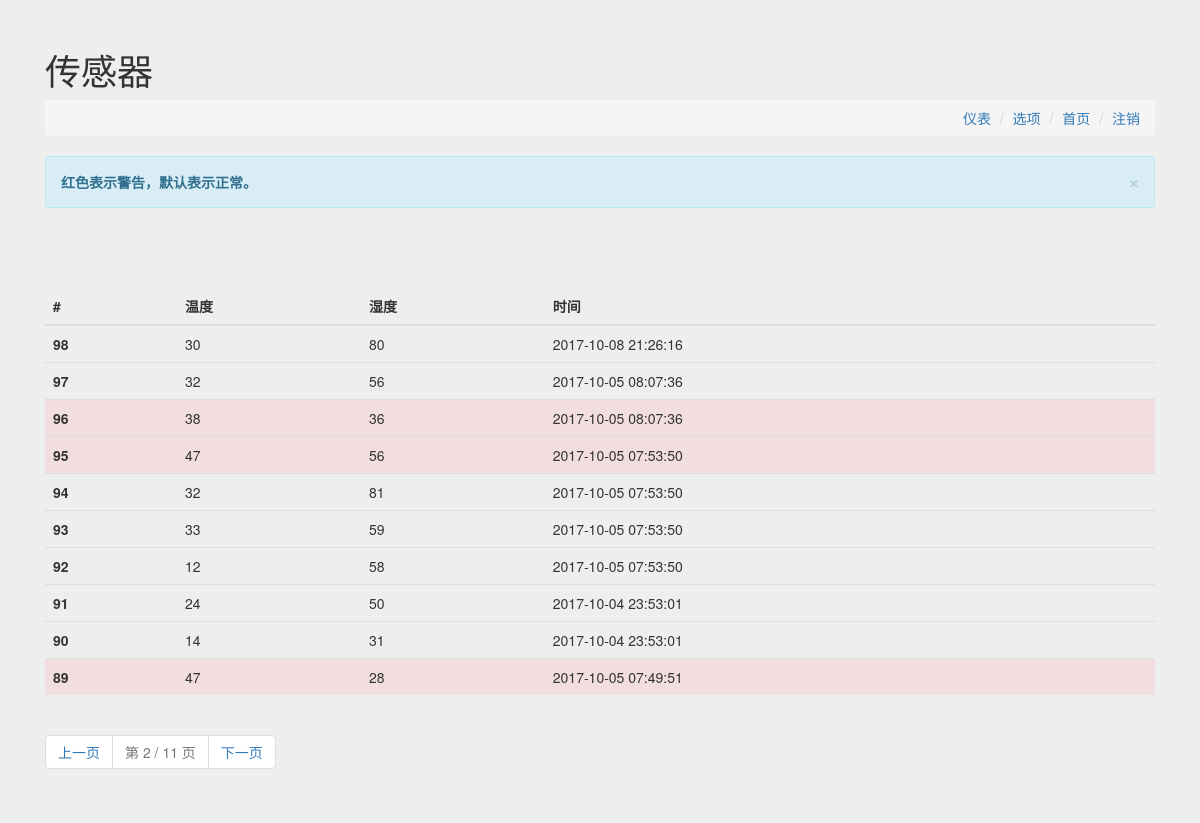
The app's page /sensor?page=2 (signed in) with its own data.
### home/models.py (models this page shows, shortened)
class Sensor(models.Model):
    name = models.CharField(max_length=50)
    value1 = models.CharField(max_length=50)
    value2 = models.CharField(max_length=50)
    value3 = models.CharField(max_length=50)
    value4 = models.CharField(max_length=50)
    value5 = models.CharField(max_length=50)
    location = models.CharField(max_length=50)
    create_time = models.DateTimeField(default=datetime.now())
    update_time = models.DateTimeField(default=datetime.now())
    class Meta:
        verbose_name = '传感器数据'
        verbose_name_plural = '传感器数据'

### home/views.py (the view)
# urls.py: url(r'^sensor', views.sensor, name='sensor'),  # 传感器页
def sensor(request):
    username = request.session.get('username', None)
    if username:
        sensor_all = Sensor.objects.all().order_by('-id')
        paginator = Paginator(sensor_all, 10)  # 每页显示一条数据
        page = request.GET.get('page')
        try:
            sensor = paginator.page(page)
        except PageNotAnInteger:
            sensor = paginator.page(1)  # 如果页面不是整数跳到第一页
        except EmptyPage:
            sensor = paginator.page(
                paginator.num_pages)  # 如果页面超出最大范围跳到最后一页
        temperature = Option.objects.get(name='temperature')
        humidity = Option.objects.get(name='humidity')
        return render(request, 'sensor.html', locals())
    else:
        response = HttpResponseRedirect('/login')
        return response

### home/templates/sensor.html (shortened to what this page needs)
<!DOCTYPE html>
<html>
<head>
    <link rel="stylesheet" href="https://cdn.bootcss.com/bootstrap/3.3.7/css/bootstrap.min.css">
</head>
<body style="background-color:#eee;">
    <div class="container" style="padding:30px;">
        <div class="">
            <h1 class="text-left">传感器</h1>
        </div>
        <ol class="breadcrumb text-right">
            <li><a href="{% url 'meter' %}">仪表</a></li>
            <li><a href="{% url 'option' %}">选项</a></li>
            <li><a href="{% url 'sensor' %}">首页</a></li>
            <li><a class="text-right" href="{% url 'logout' %}">注销</a></li>
        </ol>
        <div class="row">
            <div class="col-md-12">
                <div class="alert alert-info alert-dismissible" role="alert">
                    <button type="button" class="close" data-dismiss="alert">
                        <span aria-hidden="true">&times;</span>
                    </button>
                    <strong>红色表示警告，默认表示正常。</strong>
                </div>
            </div>
        </div>
    </div>
    <div class="container" style="padding:30px;">
        <div class="table-responsive">
            <table class="table table-hover">
                <thead>
                    <tr>
                        <th>#</th>
                        <th>温度</th>
                        <th>湿度</th>
                        <th>时间</th>
                    </tr>
                </thead>
                <tbody>
                    {% for s in sensor %} {% if s.value1 >= temperature.value or s.value2 <= humidity.value %}
                    <tr class="danger">
                        <th scope="row">{{s.id}}</th>
                        <td>{{s.value1}}</td>
                        <td>{{s.value2}}</td>
                        <td>{{s.create_time | date:'Y-m-d H:i:s'}}</td>
                    </tr>
                    {% else %}
                    <tr>
                        <th scope="row">{{s.id}}</th>
                        <td>{{s.value1}}</td>
                        <td>{{s.value2}}</td>
                        <td>{{s.create_time | date:'Y-m-d H:i:s'}}</td>
                    </tr>
                    {% endif %} {% endfor %}
                </tbody>
            </table>
        </div>
        <nav aria-label="Page navigation">
            <ul class="pagination">
                {% if sensor.has_previous %}
                <li><a href="sensor?page={{sensor.previous_page_number}}">上一页</a></li>
                {% endif %}
                <li class="disabled"><a href="#">第 {{sensor.number}} / {{sensor.paginator.num_pages}} 页</a></li>
                {% if sensor.has_next %}
                <li><a href="sensor?page={{sensor.next_page_number}}">下一页</a></li>
                {% endif %}
            </ul>
        </nav>
    </div>
</body>
</html>

### records on screen
Sensor: id "98", value1 "30", value2 "80", create_time "2017-10-08 21:26:16"
Sensor: id "97", value1 "32", value2 "56", create_time "2017-10-05 08:07:36"
Sensor: id "96", value1 "38", value2 "36", create_time "2017-10-05 08:07:36"
Sensor: id "95", value1 "47", value2 "56", create_time "2017-10-05 07:53:50"
Sensor: id "94", value1 "32", value2 "81", create_time "2017-10-05 07:53:50"
Sensor: id "93", value1 "33", value2 "59", create_time "2017-10-05 07:53:50"
Sensor: id "92", value1 "12", value2 "58", create_time "2017-10-05 07:53:50"
Sensor: id "91", value1 "24", value2 "50", create_time "2017-10-04 23:53:01"
Sensor: id "90", value1 "14", value2 "31", create_time "2017-10-04 23:53:01"
Sensor: id "89", value1 "47", value2 "28", create_time "2017-10-05 07:49:51"

### other values on screen
{{ sensor.number }} "2"
{{ sensor.paginator.num_pages }} "11"
